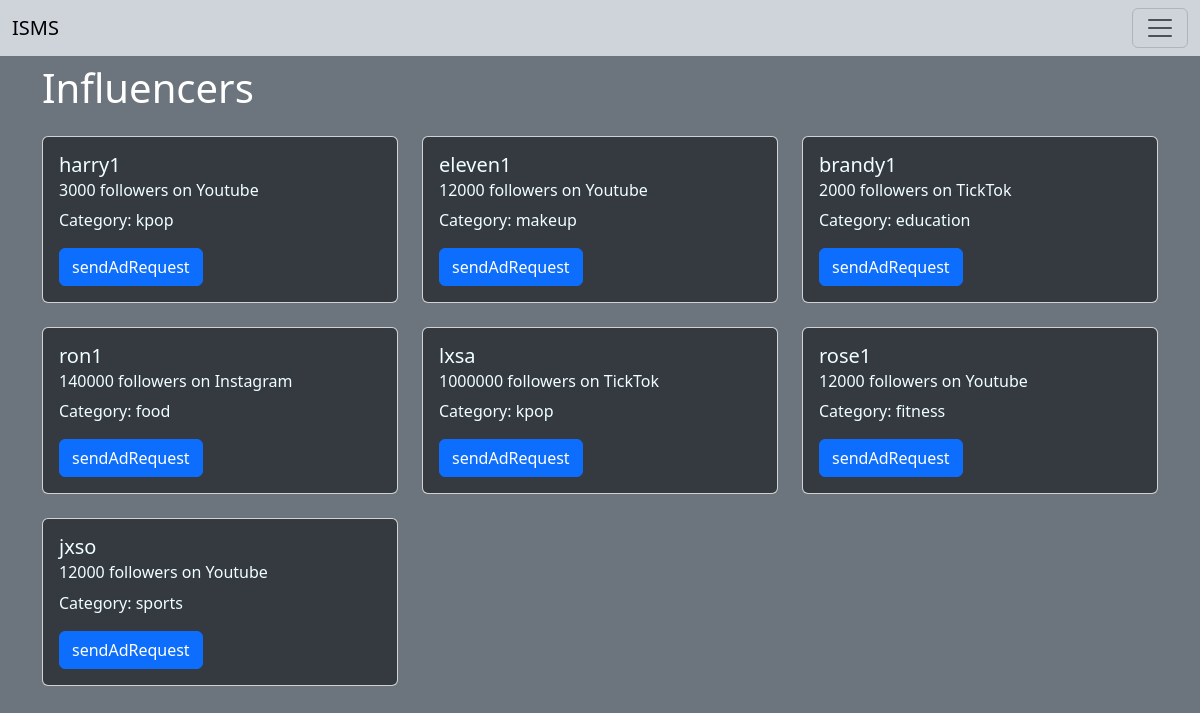
The page /influencer_sb (signed in) on the database its author committed.
### application/models.py (models this page shows, shortened)
class Influencer(db.Model):
    __tablename__="influencer"
    id=db.Column(db.Integer, primary_key=True)
    username=db.Column(db.String, nullable=False, unique=True)
    name=db.Column(db.String)
    password=db.Column(db.String, nullable=False)
    reach=db.Column(db.Integer, nullable=False)
    neiche=db.Column(db.Enum('Youtube', 'Instagram', 'TickTok', name='types'), nullable=False)
    category_id=db.Column(db.Integer, db.ForeignKey('category.id'), nullable=False)
    adrequests=db.relationship('Adrequest', backref='influencer', lazy=True)
    flagged=db.Column(db.Integer, default=0)

class Category(db.Model):
    __tablename__="category"
    id=db.Column(db.Integer, primary_key=True)
    name=db.Column(db.String, nullable=False)
    influencers=db.relationship('Influencer', backref='category', lazy=True)
    sponsers=db.relationship('Sponser', backref='category', lazy=True)

### application/controller/user.py (the view)
@app.route('/influencer_sb', methods=['GET'])
def influencer_sb():
    global user_logged
    if not user_logged:
        return render_template('index.html')
    category=request.args.get('category')
    min_reach=request.args.get('min_reach')
    max_reach=request.args.get('max_reach')
    if category or min_reach or max_reach:
        query = Influencer.query
        if category:
            cat=Category.query.filter(func.lower(Category.name).ilike(f'%{category.lower()}%')).first()
            if cat:
                category_id=cat.id
                query = query.filter_by(category_id=category_id)
            else: return render_template('browse_influencer.html', influencers=[])
        if min_reach:
            query = query.filter(Influencer.reach >= min_reach)
        if max_reach:
            query = query.filter(Influencer.reach<= max_reach)
        influencers = query.all()
        if influencers==[]:
            return render_template('browse_influencer.html', influencers=influencers)
        return render_template('browse_influencer.html', influencers=influencers)
    else:
        influencers=Influencer.query.all()
        return render_template('browse_influencer.html', influencers=influencers)

### templates/browse_influencer.html (shortened to what this page needs)
{% extends "layout_sp.html" %}
{%block content%}
<h1 class="mb-4">Influencers</h1>
{%if influencers==[]%}
<h3>desired category could not be found</h3>
<button type="submit" class="btn btn-primary"><a href="{{ url_for('in_sb') }}" class="text-decoration-none text-white" type="button">search valid</a></button>
{%else%}
<div class="row row-cols-1 row-cols-md-3 g-4">
    {% for influencer in influencers %}
        {%if influencer.flagged==0 %}
        <div class="col">
            <div class="card h-100">
                <div class="card-body">
                    <h5 class="card-title">{{influencer.username}}</h5>
                    <h6 class="card-subtitle mb-2">{{influencer.reach}} followers on {{influencer.neiche}}</h6>
                    <p class="card-text">Category: {{influencer.category.name}}</p>
                    <form method="post">
                        <button type="submit" class="btn btn-primary"><a href="{{ url_for('make_request', id=influencer.id) }}" class="text-decoration-none text-white" type="button">sendAdRequest</a></button>
                    </form>
                </div>
            </div>
        </div>
        {% endif %}
    {% endfor %}
</div>
{%endif%}
{%endblock%}

### templates/layout_sp.html (shortened to what this page needs)
<!DOCTYPE html>
<html lang="en">
<head>
    <link href="https://cdn.jsdelivr.net/npm/bootstrap@5.3.3/dist/css/bootstrap.min.css" rel="stylesheet"
>
</head>
<body class="p-3 mb-2 bg-secondary text-white">
    {% include 'nav_sp.html' %}
    <div class="container mt-5">
        {%block content%}
        {%endblock%}
    </div>
</body>
</html>

### templates/nav_sp.html (shortened to what this page needs)
<nav class="navbar bg-body-tertiary fixed-top bg-dark-subtle text-dark-emphasis">
    <div class="container-fluid">
        <a class="navbar-brand" href="/">ISMS</a>
        <button class="navbar-toggler" type="button" data-bs-toggle="offcanvas" data-bs-target="#offcanvasNavbar"
            aria-controls="offcanvasNavbar" aria-label="Toggle navigation">
            <span class="navbar-toggler-icon"></span>
        </button>
    </div>
</nav>

### templates/layout_sp.html (style rules this page uses)
.card-body { background-color:#343a40; color:azure; border-radius: 5px; }

### rows shown on the page
Influencer: username "harry1", reach "3000", neiche "Youtube", category.name "kpop"
Influencer: username "eleven1", reach "12000", neiche "Youtube", category.name "makeup"
Influencer: username "brandy1", reach "2000", neiche "TickTok", category.name "education"
Influencer: username "ron1", reach "140000", neiche "Instagram", category.name "food"
Influencer: username "lxsa", reach "1000000", neiche "TickTok", category.name "kpop"
Influencer: username "rose1", reach "12000", neiche "Youtube", category.name "fitness"
Influencer: username "jxso", reach "12000", neiche "Youtube", category.name "sports"
